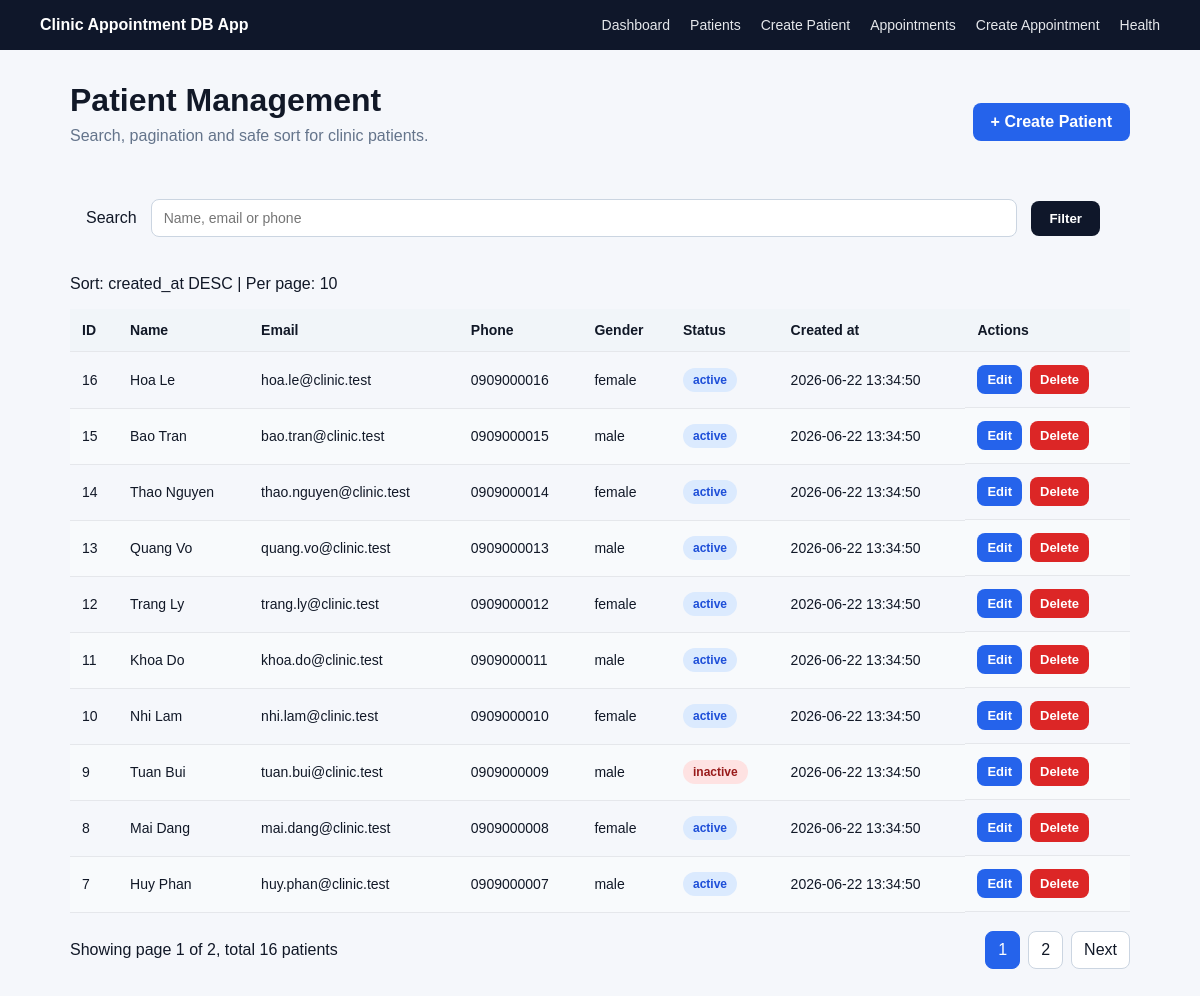
Page /patients on the committed database.
### tables this page shows
CREATE TABLE patients (
    id INT AUTO_INCREMENT PRIMARY KEY,
    name VARCHAR(100) NOT NULL,
    email VARCHAR(150) NOT NULL,
    phone VARCHAR(30),
    gender ENUM('male', 'female', 'other') NOT NULL DEFAULT 'other',
    status ENUM('active', 'inactive') NOT NULL DEFAULT 'active',
    note TEXT,
    created_at DATETIME NOT NULL DEFAULT CURRENT_TIMESTAMP,
    updated_at DATETIME NOT NULL DEFAULT CURRENT_TIMESTAMP ON UPDATE CURRENT_TIMESTAMP,
    UNIQUE KEY unique_patient_email (email),
    INDEX idx_patients_created_at (created_at),
    INDEX idx_patients_status_created_at (status, created_at),
    INDEX idx_patients_phone (phone)
);

### app/Core/helpers.php (called while the page is built, shortened)
<?php
function e(mixed $value): string
{
    return htmlspecialchars((string) $value, ENT_QUOTES, 'UTF-8');
}
function query_string(array $params = []): string
{
    $current = $_GET;
    foreach ($params as $key => $value) {
        if ($value === null) {
            unset($current[$key]);
        } else {
            $current[$key] = $value;
        }
    }
    return http_build_query($current);
}
function render(string $path, array $data = [], string $title = 'Lab05 App'): void
{
    extract($data);
    require __DIR__ . '/../Views/' . $path . '.php';
    $content = ob_get_clean();
    require __DIR__ . '/../Views/layout.php';
}

### app/Controllers/PatientController.php (called while the page is built, shortened)
<?php
class PatientController
{
    private function repository(): PatientRepository
    {
        $config = require __DIR__ . '/../../config/database.php';
        $pdo = (new Database($config))->getConnection();
        return new PatientRepository($pdo);
    }
    public function index(): void
    {
        try {
            $q = trim($_GET['q'] ?? '');
            $page = max(1, (int) ($_GET['page'] ?? 1));
            $perPage = 10;
            $sort = (string) ($_GET['sort'] ?? 'created_at');
            $direction = strtolower((string) ($_GET['direction'] ?? 'desc'));
            $repo = $this->repository();
            $total = $repo->countAll($q);
            $totalPages = max(1, (int) ceil($total / $perPage));
            $offset = ($page - 1) * $perPage;
            $patients = $repo->getPaginated($q, $perPage, $offset, $sort, $direction);
            render('patients/index', [
                'patients' => $patients,
                'q' => $q,
                'page' => $page,
                'perPage' => $perPage,
                'total' => $total,
                'totalPages' => $totalPages,
                'sort' => $sort,
                'direction' => $direction,
            ], 'Patient Management');
        } catch (Throwable $e) {
            log_error($e);
            http_response_code(500);
            render('errors/500', [
                'message' => 'Sorry, we could not load patients right now.',
            ], 'Something went wrong');
        }
    }
}

### public/index.php (called while the page is built, shortened)
<?php
require __DIR__ . '/../app/Core/helpers.php';
require __DIR__ . '/../app/Core/Router.php';
require __DIR__ . '/../app/Repositories/PatientRepository.php';
require __DIR__ . '/../app/Controllers/PatientController.php';
$router = new Router();
$router->get('/', [HomeController::class, 'index']);
$router->get('/health', [HealthController::class, 'index']);
$router->get('/patients', [PatientController::class, 'index']);
$router->get('/patients/create', [PatientController::class, 'create']);
$router->post('/patients/store', [PatientController::class, 'store']);
$router->get('/patients/edit', [PatientController::class, 'edit']);
$router->post('/patients/update', [PatientController::class, 'update']);
$router->post('/patients/delete', [PatientController::class, 'delete']);
$router->get('/appointments', [AppointmentController::class, 'index']);
$router->get('/appointments/create', [AppointmentController::class, 'create']);
$router->post('/appointments/store', [AppointmentController::class, 'store']);
$router->get('/appointments/edit', [AppointmentController::class, 'edit']);
$router->post('/appointments/update', [AppointmentController::class, 'update']);
$router->post('/appointments/delete', [AppointmentController::class, 'delete']);
$router->dispatch($_SERVER['REQUEST_METHOD'], $_SERVER['REQUEST_URI']);

### app/Repositories/PatientRepository.php (called while the page is built, shortened)
<?php
class PatientRepository
{
    public function countAll(string $keyword = ''): int
    {
        $sql = "SELECT COUNT(*) AS total FROM patients";
        $params = [];
        $stmt = $this->db->prepare($sql);
        $stmt->execute($params);
        return (int) ($stmt->fetch()['total'] ?? 0);
    }
    public function getPaginated(string $keyword, int $limit, int $offset, string $sort, string $direction): array
    {
        $allowedSorts = ['id', 'name', 'email', 'phone', 'gender', 'status', 'created_at'];
        $allowedDirections = ['asc', 'desc'];
        $direction = strtolower($direction);
        $sql = "SELECT id, name, email, phone, gender, status, created_at FROM patients";
        $params = [];
        $sql .= " ORDER BY {$sort} {$direction} LIMIT :limit OFFSET :offset";
        $stmt = $this->db->prepare($sql);
        $stmt->bindValue(':limit', $limit, PDO::PARAM_INT);
        $stmt->bindValue(':offset', $offset, PDO::PARAM_INT);
        $stmt->execute();
        return $stmt->fetchAll();
    }
}

### app/Views/patients/index.php (the view, shortened to what this page needs)
<div class="page-header">
    <div>
        <h1>Patient Management</h1>
        <p>Search, pagination and safe sort for clinic patients.</p>
    </div>
    <a class="btn btn-primary" href="/patients/create">+ Create Patient</a>
</div>
<form class="filter-box" method="get" action="/patients">
    <label for="q">Search</label>
    <input id="q" type="text" name="q" value="<?= e($q) ?>" placeholder="Name, email or phone">
    <button class="btn btn-dark" type="submit">Filter</button>
</form>
<p class="meta">Sort: <?= e($sort) ?> <?= e(strtoupper($direction)) ?> | Per page: <?= e($perPage) ?></p>
<table class="table">
    <thead>
    <tr>
        <th><a href="/patients?<?= e(query_string(['sort' => 'id', 'direction' => $direction === 'asc' ? 'desc' : 'asc', 'page' => 1])) ?>">ID</a></th>
        <th><a href="/patients?<?= e(query_string(['sort' => 'name', 'direction' => $direction === 'asc' ? 'desc' : 'asc', 'page' => 1])) ?>">Name</a></th>
        <th><a href="/patients?<?= e(query_string(['sort' => 'email', 'direction' => $direction === 'asc' ? 'desc' : 'asc', 'page' => 1])) ?>">Email</a></th>
        <th>Phone</th>
        <th>Gender</th>
        <th>Status</th>
        <th>Created at</th>
        <th>Actions</th>
    </tr>
    </thead>
    <tbody>
    <?php foreach ($patients as $patient): ?>
        <tr>
            <td><?= e($patient['id']) ?></td>
            <td><?= e($patient['name']) ?></td>
            <td><?= e($patient['email']) ?></td>
            <td><?= e($patient['phone']) ?></td>
            <td><?= e($patient['gender']) ?></td>
            <td><span class="badge badge-<?= e($patient['status']) ?>"><?= e($patient['status']) ?></span></td>
            <td><?= e($patient['created_at']) ?></td>
            <td class="actions">
                <a class="btn btn-small" href="/patients/edit?id=<?= e($patient['id']) ?>">Edit</a>
                <form method="post" action="/patients/delete" onsubmit="return confirm('Delete this patient?');">
                    <button class="btn btn-small btn-danger" type="submit">Delete</button>
                </form>
            </td>
        </tr>
    <?php endforeach; ?>
    </tbody>
</table>
<div class="pagination-row">
    <span>Showing page <?= e($page) ?> of <?= e($totalPages) ?>, total <?= e($total) ?> patients</span>
    <div class="pagination">
        <?php for ($i = 1; $i <= $totalPages; $i++): ?>
            <a class="<?= $i === $page ? 'active' : '' ?>" href="/patients?<?= e(query_string(['page' => $i])) ?>"><?= e($i) ?></a>
        <?php endfor; ?>
        <?php if ($page < $totalPages): ?>
            <a href="/patients?<?= e(query_string(['page' => $page + 1])) ?>">Next</a>
        <?php endif; ?>
    </div>
</div>

### app/Core/Router.php (shortened to what this page needs)
<?php
class Router
{
    private array $routes = [];
    public function get(string $path, array $handler): void
    {
        $this->routes['GET'][$path] = $handler;
    }
    public function post(string $path, array $handler): void
    {
        $this->routes['POST'][$path] = $handler;
    }
    public function dispatch(string $method, string $uri): void
    {
        $method = strtoupper($method);
        $path = parse_url($uri, PHP_URL_PATH) ?: '/';
        if (isset($this->routes[$method][$path])) {
            [$controller, $action] = $this->routes[$method][$path];
            (new $controller())->$action();
            return;
        }
    }
}

### app/Views/layout.php (shortened to what this page needs)
<!DOCTYPE html>
<html lang="en">
<head>
    <link rel="stylesheet" href="/assets/style.css">
</head>
<body>
<nav class="navbar">
    <div class="brand">Clinic Appointment DB App</div>
    <div class="nav-links">
        <a href="/">Dashboard</a>
        <a href="/patients">Patients</a>
        <a href="/patients/create">Create Patient</a>
        <a href="/appointments">Appointments</a>
        <a href="/appointments/create">Create Appointment</a>
        <a href="/health">Health</a>
    </div>
</nav>
<main class="container">
    <?= $content ?>
</main>
</body>
</html>

### public/assets/style.css (style rules this page uses)
* { box-sizing: border-box; }
body { margin: 0; font-family: Arial, Helvetica, sans-serif; background: #f5f7fb; color: #111827; }
.navbar { background: #0f172a; color: white; padding: 16px 40px; display: flex; justify-content: space-between; align-items: center; }
.brand { font-weight: 700; }
.nav-links { display: flex; gap: 20px; flex-wrap: wrap; }
.nav-links a { color: #e5e7eb; text-decoration: none; font-size: 14px; }
.container { max-width: 1100px; margin: 32px auto; padding: 0 20px; }
.hero h1, .page-header h1, .panel h1 { margin: 0 0 8px; font-size: 32px; }
.hero p, .page-header p { color: #64748b; margin-top: 0; }
.page-header { display: flex; justify-content: space-between; align-items: center; margin-bottom: 22px; gap: 16px; }
.btn { display: inline-block; border: 0; border-radius: 8px; padding: 10px 18px; background: #2563eb; color: white; text-decoration: none; cursor: pointer; font-weight: 600; }
.btn-dark { background: #0f172a; }
.btn-danger { background: #dc2626; }
.btn-small { padding: 7px 10px; font-size: 13px; }
.filter-bar, .filter-box { padding: 16px; margin-bottom: 22px; display: grid; grid-template-columns: auto 1fr auto auto; align-items: center; gap: 14px; }
input, textarea, select { width: 100%; padding: 10px 12px; border: 1px solid #cbd5e1; border-radius: 8px; font-size: 14px; }
table { width: 100%; border-collapse: collapse; }
th, td { border-bottom: 1px solid #e5e7eb; padding: 13px 12px; text-align: left; font-size: 14px; }
th { background: #f1f5f9; }
th a { color: #111827; text-decoration: none; }
tr:nth-child(even) { background: #f8fafc; }
.badge { display: inline-block; padding: 5px 10px; border-radius: 999px; font-weight: 700; font-size: 12px; background: #e5e7eb; }
.badge-active, .badge-scheduled { background: #dbeafe; color: #1d4ed8; }
.badge-inactive, .badge-cancelled { background: #fee2e2; color: #991b1b; }
.actions { display: flex; gap: 8px; align-items: center; }
.actions form { margin: 0; }
.pagination-row { display: flex; justify-content: space-between; align-items: center; margin-top: 18px; gap: 16px; }
.pagination { display: flex; gap: 8px; flex-wrap: wrap; }
.pagination a { padding: 9px 12px; border: 1px solid #cbd5e1; border-radius: 8px; color: #111827; text-decoration: none; background: white; }
.pagination a.active { background: #2563eb; color: white; border-color: #2563eb; }

### rows in the picture
patients: id "16", name "Hoa Le", email "hoa.le@clinic.test", phone "0909000016", gender "female", status "active", created_at "2026-06-22 13:34:50"
patients: id "15", name "Bao Tran", email "bao.tran@clinic.test", phone "0909000015", gender "male", status "active", created_at "2026-06-22 13:34:50"
patients: id "14", name "Thao Nguyen", email "thao.nguyen@clinic.test", phone "0909000014", gender "female", status "active", created_at "2026-06-22 13:34:50"
patients: id "13", name "Quang Vo", email "quang.vo@clinic.test", phone "0909000013", gender "male", status "active", created_at "2026-06-22 13:34:50"
patients: id "12", name "Trang Ly", email "trang.ly@clinic.test", phone "0909000012", gender "female", status "active", created_at "2026-06-22 13:34:50"
patients: id "11", name "Khoa Do", email "khoa.do@clinic.test", phone "0909000011", gender "male", status "active", created_at "2026-06-22 13:34:50"
patients: id "10", name "Nhi Lam", email "nhi.lam@clinic.test", phone "0909000010", gender "female", status "active", created_at "2026-06-22 13:34:50"
patients: id "9", name "Tuan Bui", email "tuan.bui@clinic.test", phone "0909000009", gender "male", status "inactive", created_at "2026-06-22 13:34:50"
patients: id "8", name "Mai Dang", email "mai.dang@clinic.test", phone "0909000008", gender "female", status "active", created_at "2026-06-22 13:34:50"
patients: id "7", name "Huy Phan", email "huy.phan@clinic.test", phone "0909000007", gender "male", status "active", created_at "2026-06-22 13:34:50"

### other values in the picture
$sort "created_at"
$direction "DESC"
$perPage "10"
$page "1"
$totalPages "2"
$total "16"
